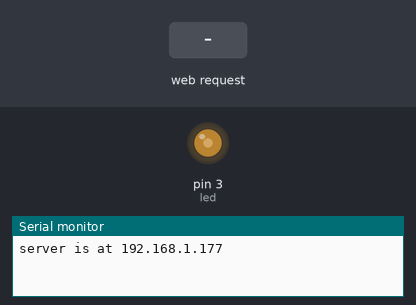
A sketch run on a simulated Arduino Leonardo, built with avr-gcc and run on an emulated ATmega32U4. On the bench: output pins drawn as LEDs (lit = HIGH), the last lines printed to the serial monitor. The test bench sets the inputs (shaded band). WiFi joins after 1.5 s; servers stay silent unless stated.

Above: at 1.2 s.
1.3 s: HTTP request GET /?led=1 received
At 2.5 s:
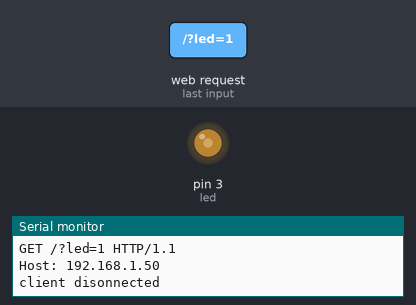
2.8 s: HTTP request GET /on received
At 3.1 s:
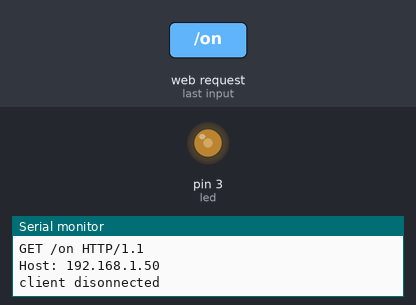
Timing chart, 0 to 5.8 s (numbered marks = the images above; inputs shaded):
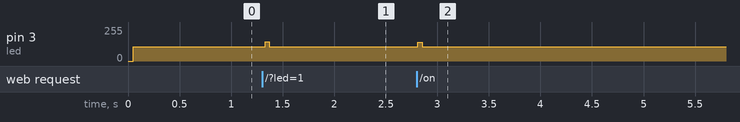

The sketch:

control_led_ethernet_jack.ino
```cpp
/*
  Web Server

 A simple web server that shows the value of the analog input pins.
 using an Arduino Wiznet Ethernet shield.

 Circuit:
 * Ethernet shield attached to pins 10, 11, 12, 13
 * Analog inputs attached to pins A0 through A5 (optional)

 created 18 Dec 2009
 by David A. Mellis
 modified 9 Apr 2012
 by Tom Igoe

 */

#include <SPI.h>
#include <Ethernet.h>

int led = 3;
String POST = "";
String SET = "";

// Enter a MAC address and IP address for your controller below.
// The IP address will be dependent on your local network:
byte mac[] = {
  0xDE, 0xAD, 0xBE, 0xEF, 0xFE, 0xED };
IPAddress ip(192,168,1,177);

// Initialize the Ethernet server library
// with the IP address and port you want to use
// (port 80 is default for HTTP):
EthernetServer server(80);

void setup() {
 // Open serial communications and wait for port to open:
  Serial.begin(9600);
   while (!Serial) {
    ; // wait for serial port to connect. Needed for Leonardo only
  }


  // start the Ethernet connection and the server:
  Ethernet.begin(mac, ip);
  server.begin();
  Serial.print("server is at ");
  Serial.println(Ethernet.localIP());
  pinMode(led, OUTPUT);
}


void loop() {
  // listen for incoming clients
  EthernetClient client = server.available();
  digitalWrite(led, HIGH);
  if (client) {
    Serial.println("new client");
    // an http request ends with a blank line
    boolean currentLineIsBlank = true;
    while (client.connected()) {
      if (client.available()) {
        char c = client.read();
        Serial.write(c);
        // if you've gotten to the end of the line (received a newline
        // character) and the line is blank, the http request has ended,
        // so you can send a reply
        if (c == '\n' && currentLineIsBlank) {
          // it is after the double cr-lf that the variables are
          // read another line!
          String POST = "";
          while(client.available())
          {
            c = client.read();
            // save the variables somewhere
            POST += c;
          }
          if(POST != "")
          {
            if(POST == "led=1"){
              SET = "on";
              Serial.println("on");
            }else{
              SET = "off";
              Serial.println("off");
            }
          }
          // send a standard http response header
          client.println("HTTP/1.1 200 OK");
          client.println("Content-Type: text/html");
          client.println("Connnection: close");
          client.println();
          client.println("<!DOCTYPE HTML>");
          client.println("<html><head><title>Jack's Arudino</title>");
          client.println("<meta name=\"viewport\" content=\"width=device-width, initial-scale=1.0\" />");
          client.println("<link href='http://fonts.googleapis.com/css?family=Fjord+One' rel='stylesheet' type='text/css'>");
          client.println("<style>*{font-family:'Fjord One';}body{background-color:#f2f2f2;}h1{color:#222;}</style>");
          client.println("</head><body><h1>Control Jack's LED</h1>");
          client.print("<form method='post'>");
          client.print("<input type=\"radio\" name=\"led\" value=\"0\" onclick=\"this.form.submit()\"");

          if(SET != "on"){
           client.print(" checked");
          }

          client.print(">Off<br />");
          client.print("<input type=\"radio\" name=\"led\" value=\"1\" onclick=\"this.form.submit()\"");

          if(SET == "on"){
           client.print(" checked");
          }

          client.print(">On<br />");
          client.print("</form>");
          client.println("</body></html>");
          break;
        }
        if (c == '\n') {
          // you're starting a new line
          currentLineIsBlank = true;
        }
        else if (c != '\r') {
          // you've gotten a character on the current line
          currentLineIsBlank = false;
        }
      }
    }
    // give the web browser time to receive the data
    delay(1);
    // close the connection:
    client.stop();
    Serial.println("client disonnected");
  }

  if(SET == "on"){
    digitalWrite(led, HIGH);
  }else{
    digitalWrite(led, LOW);
  }
}
```

Measured:
- after the input at 1.3 s, pin 3 (led): 106/255 → 143/255 at once, → 106/255 0.04 s later
- after the input at 2.8 s, pin 3 (led): 106/255 → 141/255 at once, → 106/255 0.04 s later
